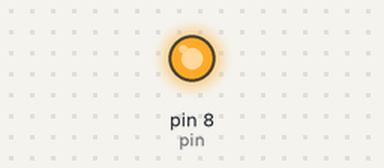
Bench run of a sketch on a simulated Arduino Uno, built with avr-gcc and run on an emulated ATmega328P. Shown: output pins drawn as LEDs (lit = HIGH).

Above: at 2.5 s.
At 5.5 s:
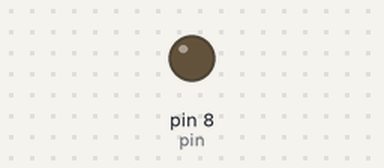
Timing chart, 0 to 7.8 s (numbered marks = the images above):
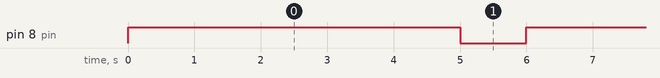

The sketch:

led_blink.ino
```cpp
int pin = 8; // represent positve output led

void setup() {
  pinMode(pin, OUTPUT);// set pin 8 as led output

}

void loop() {
  digitalWrite(pin, HIGH); // write 5v in pin 8

  delay(5000);

  digitalWrite(pin, LOW);// write 0v in pin 8
  delay(1000);

}
```

Measured:
- by itself, pin 8 (pin): alternates HIGH for 5.0 s and LOW for 1.0 s
